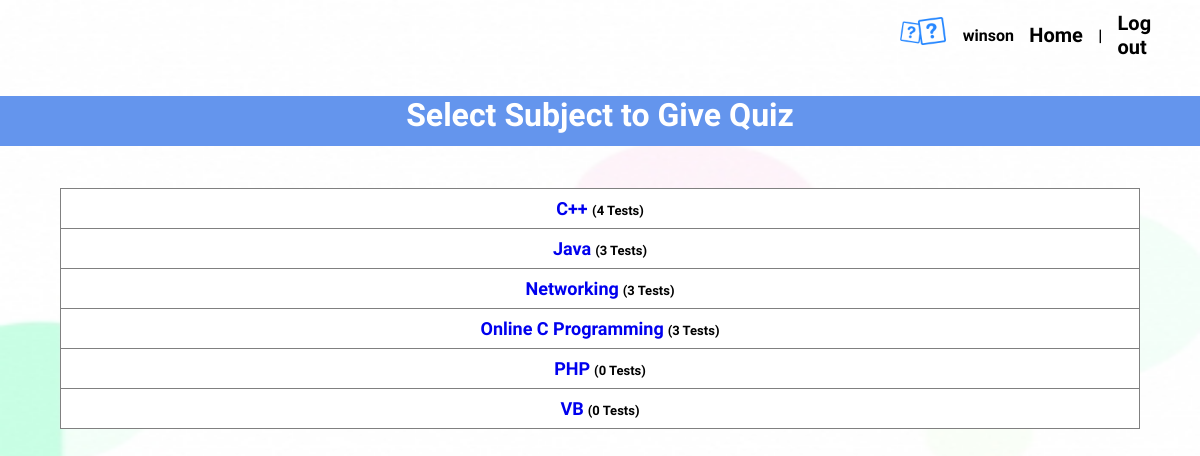
The page /userSublist.php (signed in) on the database its author committed.
### tables this page shows
CREATE TABLE `quiz_subject` (
  `sub_id` int(5) NOT NULL,
  `sub_name` varchar(250) DEFAULT NULL
);

### userSublist.php (the view, shortened to what this page needs)
<!DOCTYPE html>
<html>
<head>
</head>
<body>
<?php include "menu.php"?>
<center>
	<div class="move">
	<table>
		<tr><h1 style="background-color:#6495ED; height:50px; color:white;">Select Subject to Give Quiz</h1></tr>
	</table>
<table border="1px solid black" width="90%">
<?php
include"database.php";
$result1=mysqli_query($con,"select s.sub_id, s.sub_name, count(t.sub_id) from quiz_subject s, quiz_test t
where s.sub_id=t.sub_id GROUP BY t.sub_id");
$result=mysqli_query($con,"select * from quiz_subject");
while($row=mysqli_fetch_row($result)){
$row1=mysqli_fetch_row($result1);
	if($row1 != ""){
	echo "<tr style='height:40px; background-color:white;'><td><a href=userShowtest.php?subid=$row[0]><font size=4>$row[1]</font></a>
	<font size=2>\t($row1[2] Tests)</font></td></tr>";
	}else{
	echo "<tr style='height:40px; background-color:white;'><td><a href=userShowtest.php?subid=$row[0]><font size=4>$row[1]</font></a>
	<font size=2>\t(0 Tests)</font></td></tr>";
	}
}
?>
</table>
</div>
</center>
</body>
</html>

### userSublist.php (style rules this page uses)
body { margin:0; font-family: 'Yeseva One', cursive; }
html { background-repeat: no-repeat; background-size: 1600px 720px; height:720px; background-image:url("images/background1.jpg"); }
table,td { border-collapse: collapse; text-align: center; height:20px; }
.move { padding-top: 75px; }
a:link, a:visited { text-decoration: none; }

### menu.php (style rules this page uses)
* { font-family: 'Merienda One', cursive; font-weight: bold; }

### rows shown on the page
quiz_subject: sub_name "C++", row1 "4"
quiz_subject: sub_name "Java", row1 "3"
quiz_subject: sub_name "Networking", row1 "3"
quiz_subject: sub_name "Online C Programming", row1 "3"
quiz_subject: sub_name "PHP"
quiz_subject: sub_name "VB"

### other values the page prints
$_SESSION['loginid'] "winson"
